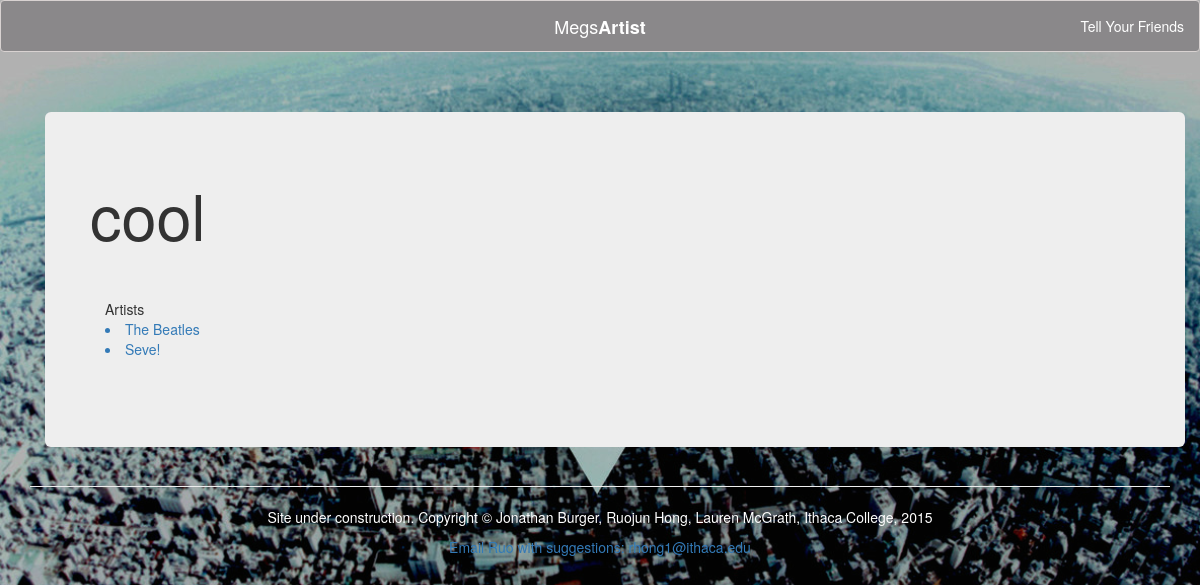
/tags/cool, run on the app's committed database.
### flaskapp.py (models this page shows, shortened)
class Tag(db.Model):
    id = db.Column(db.Integer, primary_key=True)
    name = db.Column(db.String(64), unique=True)
    artists = db.relationship('Artist', secondary=artist_to_tag,
                              backref=db.backref('tag', lazy='dynamic'))
    tracks = db.relationship('Track', secondary=track_to_tag,
                             backref=db.backref('tag', lazy='dynamic'))

class Artist(db.Model):
    id = db.Column(db.Integer, primary_key=True)
    name = db.Column(db.String(64), unique=True, index=True)
    description = db.Column(db.String(264), unique=False, index=True)
    image = db.Column(db.String(264), unique=False, index=True)
    tags = db.relationship('Tag', secondary=artist_to_tag,
                           backref=db.backref('artist', lazy='dynamic'))
    def __repr__(self):
        return '<Artist %r>' % self.name

### flaskapp.py (the view)
@app.route('/tags/<tagName>')
def getTag(tagName):
    tagObj = Tag.query.join(Artist.tags).filter_by(name=tagName).first()
    print(tagObj.artists)
    if tagObj is None:
        return render_template('tag.html', tagName="null")
    else:
        return render_template('tag.html', tagName=tagObj.name, artists=tagObj.artists)

### templates/tag.html (shortened to what this page needs)
{% extends "base.html" %}
{% block page_content %}
    <div class="page-header">
        {% if tagName == "null" %}
            <h1>Sorry, we have no of that tag.</h1>
        {% else %}
            <div class="container">
                <div class="jumbotron">
                    <div class="row">
                        <div class="col-md-8">
                            <div class="row">
                                <h1>{{ tagName }}</h1>
                            </div>
                        </div>
                    </div>
                    <br>
                    <br>Artists<br>
                    {% for artist in artists %}
                        <a href="/artists/{{ artist.name }}">
                            <li>{{ artist.name }}</li>
                        </a>
                    {% endfor %}
                    <br><br>
                </div>
            </div>
            </div>
        {% endif %}
    </div>
{% endblock %}

### static/styles.css (style rules this page uses)
body { background-image: url("/static/img/Untitled.jpg"); position:relative; background-size:cover; font-family: 'Helvetica Neue', Helvetica, Arial, sans-serif; font-weight: 300; }

### data on the page
Tag: name "cool"
Artist: name "The Beatles"
Artist: name "Seve!"
